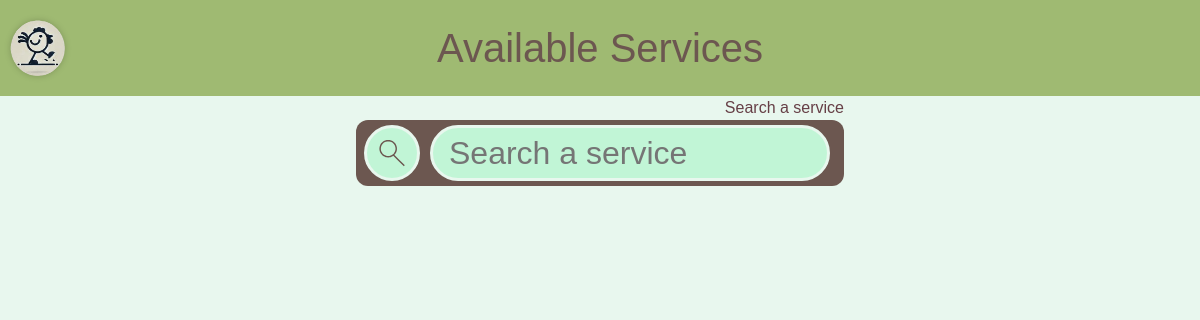
The app's page /pages/services/index.php, older data.
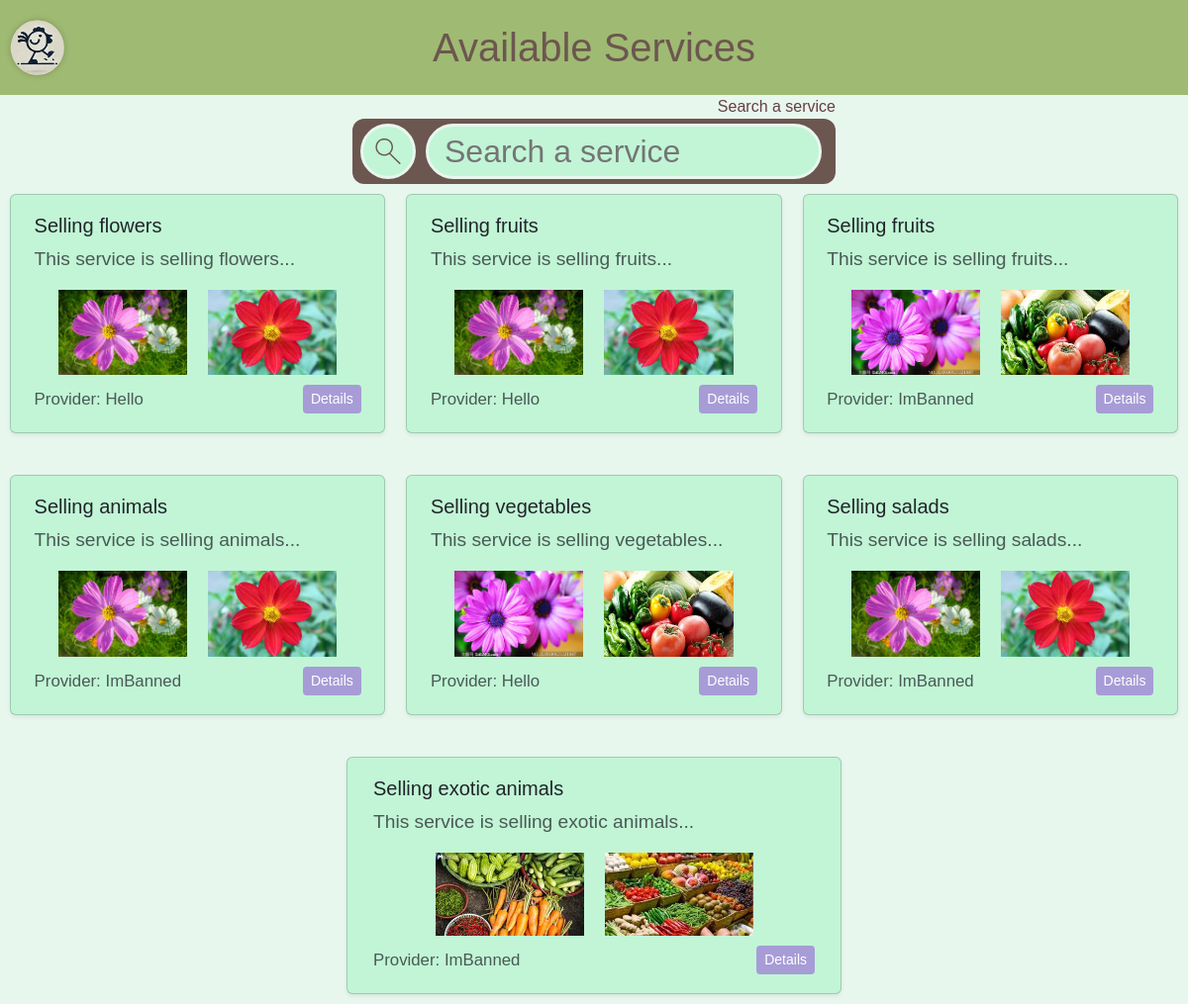
The same page, newer data.
### tables this page shows
CREATE TABLE users(
        id INTEGER PRIMARY KEY,
        username TEXT, display_name TEXT, password TEXT, email TEXT, verified_email BOOLEAN, phone TEXT, latitude FLOAT, longitude FLOAT, theme_id INTEGER, banned BOOLEAN,
        FOREIGN KEY(theme_id) REFERENCES themes(id)
    );

### utils/base.php (called while the page is built, shortened)
<?php
function root_include($name): void
{
    include $_SERVER["DOCUMENT_ROOT"] . $name;
}
function component($name): void
{
    root_include("/components/" . $name . ".php");
}

### utils/dbutils.php (called while the page is built, shortened)
<?php
function service_request(PDO $db, string $id_request, array $request_args): array
{
    $content = file_get_contents($_SERVER["DOCUMENT_ROOT"] . "/utils/sql/service.sql");
    $content = str_replace('$id_request', $id_request, $content);
    $prepared = $db->prepare($content);
    if (!$prepared->execute($request_args)) {
        echo "ERROR";
        return [];
    }
    return $prepared->fetchAll();
}

### components/service.php (the view, shortened to what this page needs)
<?php
function insert_service($service): void
{
    ?>
    <div class="col-md-6 col-lg-4 page search-result">
        <div class="card shadow-sm h-100">
            <div class="card-body">
                <h5 class="card-title"><?= htmlspecialchars($service["title"]) ?></h5>
                <p class="card-text text-muted"><?= htmlspecialchars(substr($service["description"], 0, 80)) ?>...</p>
                <div class="widget-list">
                    <img class="service-image" src="<?= htmlspecialchars($service["img_main_url"]) ?>"
                         alt="Main service image">
                    <img class="service-image" src="<?= htmlspecialchars($service["img_banner_url"]) ?>"
                         alt="Banner service image">
                </div>
                <div class="d-flex justify-content-between align-items-center">
                    <small class="text-muted">Provider: <?= $service["display_name"] ?></small>
                    <a href="/pages/service-details?id=<?= $service["id"] ?>" class="btn btn-sm btn-primary">Details</a>
                </div>
            </div>
        </div>
    </div>
    <?php
}
    ?>

### pages/services/index.php (shortened to what this page needs)
<?php
require $_SERVER["DOCUMENT_ROOT"] . "/utils/base.php";
try {
    $database = getSecureDB();
    $services = service_request($database, "SELECT id FROM services", []);
} catch (PDOException $error) {
    die("Error: " . $error->getMessage());
}
?>
<!DOCTYPE html>
<html lang="en">
<?php
insert_head("Services", array("containers", "inputs", "page-header"));
?>
<body>
<?php
insert_header("Available Services");
?>
<div class="search-options">
    <?php
    insert_search_widget(page: false);
    ?>
</div>
<div class="widget-list">
    <?php
    foreach ($services as $service) {
        insert_service($service);
    }
    ?>
</div>
</body>
</html>

### components/header.php (shortened to what this page needs)
<?php function insert_head($name, $css = array(), $osm = false): void
{ ?>
    <head>
        <link href="https://cdn.jsdelivr.net/npm/bootstrap@5.3.3/dist/css/bootstrap.min.css" rel="stylesheet"
>
        <link rel="stylesheet" href="/assets/css/main-style.css">
        <?php foreach($css as $href) {?>
            <link rel="stylesheet" href="/assets/css/<?=$href?>.css">
        <?php }?>
    </head>
<?php } ?>

### components/common/page-header.php (shortened to what this page needs)
<?php
function insert_header($title, $id = null): void
{
    ?>
    <header>
        <div class="logo-decoration-container">
            <?php
            component("logo");
            ?>
        </div>
        <div class="title">
            <a href="/pages/homepage">
                <h1><?= $title ?></h1>
            </a>
        </div>
    </header>
    <?php
}
?>

### components/logo.php
<a href="/pages/homepage" class="logo">
    <div>
        <img src="/assets/images/logo.png" alt="A roaming rooster">
    </div>
</a>

### components/search.php (shortened to what this page needs)
<?php
function insert_search_image()
{
    ?>
    <div class="symbol">
        <img src="/assets/images/symbols/search.svg" alt="Search" class="symbol">
    </div>
    <?php
}
function insert_search_widget($placeholder = "Search a service", $page = true, $content = null): void
{
    ?>
    <div class="text-field-label">
        <label for="s">
            <?= $placeholder ?>
        </label> <br>
        <form class="text-field line-form" action="/pages/search-results">
            <div id="search-symbol" class="circle-inside-input page-horizontal minimize <?php if ($content !== null) {
                echo "reduce-horizontal";
            } ?>">
                <?php
                if ($page) {
                    insert_search_image();
                } else {
                    ?>
                    <a href="/pages/search-results">
                        <?php
                        insert_search_image();
                        ?>
                    </a>
                    <?php
                }
                ?>
            </div>
            <input id="s" name="s" class="circle-inside-input" type="search"
                   placeholder="<?= $placeholder ?>" <?php if ($content !== null) {
                echo "value='$content'";
            } ?>>
        </form>
    </div>
    <?php
}
?>

### assets/css/main-style.css (style rules this page uses)
:root { --bs-body-bg: red !important; --title-color: #9FBA72; --warning-color: #FFC87F; --text-color-main: #663F46; --text-color-main-light: #CFC9C9; --text-color-secondary: #6C5750; --back-color-base: #E8F7EE; --back-color-popup: #C1F5D6; --back-color-important: #E27BBC; --back-color-secondary: #A79CD6; --back-color-ternary: #DFDCDB; --accent-color-main: var(--back-color-secondary); --accent-color-secondary: var(--back-color-important); --place-color-main: #77005D; --place-color-secondary: #121212; --place-holder-gradient: repeating-linear-gradient(45deg, var(--place-color-main) 10%, var(--place-color-secondary), 10%); --image-on-back-base-gradient: linear-gradient(var(--back-color-important) 0%, transparent 100%); --medium-corner: 12px; --large-corner: 40px; --input-block-padding: 8px; --input-block-margin: 5px; --big-container-padding: 2%; --reading-margin: 7%; --spacing-minimum: 10px; --spacing-small: 21px; --spacing-medium: 42px; --spacing-large: 84px; }
html, body { background-color: var(--back-color-base); font-family: Arial, Helvetica, sans-serif; }
div { background-color: transparent; }
h1 { color: var(--text-color-secondary) !important; text-align: center; }
p { color: var(--text-color-main); }
.logo-decoration-container { display: flex; align-items: center; filter: drop-shadow(0 0 3px #00000033); }
.page { max-height: 500px; visibility: visible; transition: max-height, padding, margin, visibility; transition-duration: 0.5s; transition-timing-function: ease; }
.page-horizontal { max-width: 400px; visibility: visible; transition: max-width, padding, margin, visibility; transition-duration: 0.3s; transition-timing-function: ease; }
.symbol { height: 1em; width: 1em; font-size: 1em; line-height: 1em; margin: 0; padding: 0; display: block; }
.minimize { height: fit-content; padding: 9px; }
a { text-decoration: none; }
.service-image { max-width: 42%; width: 150px; height: auto; }

### assets/css/containers.css (style rules this page uses)
.card { background-color: var(--back-color-popup); box-shadow: rgba(from var(--text-color-main) r g b / 0.3) 0 0 30px 10px; padding: 3px var(--big-container-padding); display: flex; flex-direction: row; gap: min(var(--spacing-medium), 1vw); justify-content: center; align-items: center; flex-grow: 1; flex-shrink: 1; flex-basis: fit-content; }
.widget-list { display: flex; flex-wrap: wrap; row-gap: var(--spacing-medium); column-gap: var(--spacing-small); margin: var(--spacing-minimum); justify-content: center; font-size: 1.2em; }
.widget-list > .search-result { max-width: 500px; min-width: 200px; width: 30%; flex: auto; }

### assets/css/inputs.css (style rules this page uses)
input { max-width: 100%; box-sizing: border-box; }
.text-field-label { font-size: medium; text-align: right; color: var(--text-color-main); margin-left: var(--input-block-margin); margin-right: var(--input-block-margin); }
.text-field { background-color: var(--text-color-secondary); color: var(--back-color-popup); border: none; border-radius: var(--medium-corner); font-size: xx-large; padding: var(--input-block-margin) var(--input-block-padding); width: 100%; max-width: 98vw; overflow: auto; }
.line-form { display: flex; flex-direction: row; }
.line-form > * + * { margin-left: var(--spacing-minimum); }
.btn-primary { background-color: var(--back-color-secondary); border: none; }
label { text-align: right; }
.circle-inside-input { color: var(--text-color-main); background-color: var(--back-color-popup); border: solid 3px var(--back-color-base); border-radius: 1000px; }
input.circle-inside-input { padding-left: 16px; min-width: 0; width: 400px; max-width: 60vw; }
.search-options { margin-right: auto; margin-left: auto; width: fit-content; display: flex; flex-direction: column; gap: var(--spacing-minimum); }

### assets/css/page-header.css (style rules this page uses)
header { background-color: var(--title-color); position: sticky; z-index: 1; top: 0; display: flex; flex-direction: row; align-items: center; justify-content: space-between; height: 6em; }
.title { height: fit-content; width: fit-content; position: absolute; margin: auto; left: 0; right: 0; }
.title h1 { margin: 0; }
header .logo { margin: 10px; }
header .logo * { width: 3.5em; height: 3.5em; max-width: 10vw; }

Row changes from the older to the newer data that the page shows:
added users: title "Selling flowers", description "This service is selling flowers", display_name "Hello", title "Selling fruits", description "This service is selling fruits", title "Selling vegetables", description "This service is selling vegetables"
added users: title "Selling fruits", description "This service is selling fruits", display_name "ImBanned", title "Selling animals", description "This service is selling animals", title "Selling salads", description "This service is selling salads", title "Selling exotic animals", description "This service is selling exotic animals", shows a picture
